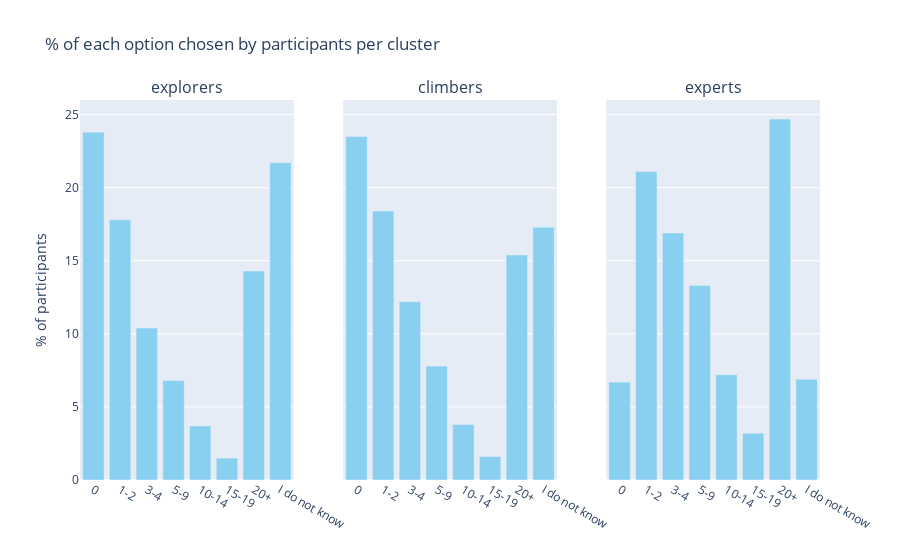

The code cell stored with this chart in its notebook:
### Markdown cell above
Small size comannies take the highest share of every cluster, whereas C2 participants are more likely to work in big companies than C0 and C1.

### Code cell
size_ds_aggr = cluster_aggr(binary_data, range(qs_num["SizeDS"][0], qs_num["SizeDS"][1]))
size_ds_aggr = percentage_row(size_ds_aggr)

cols = size_ds_aggr.columns.tolist()

cols = ['cluster',
 '0','1-2','3-4','5-9','10-14','15-19','20+','I do not know']

size_ds_aggr = size_ds_aggr[cols]

size_ds_aggr = size_ds_aggr.loc[size_ds_aggr['cluster'].isin([0,1,2])]

plot_bar_perc(size_ds_aggr, cols)

### Figure 1 — Plotly figure (JSON) as saved in the notebook; plotly's stock layout.template omitted (floating-point values rounded to 4 significant figures)
{"data": [{"marker": {"color": "#89CFF0"}, "type": "bar", "x": ["0"], "xaxis": "x", "y": [23.8], "yaxis": "y"}, {"marker": {"color": "#89CFF0"}, "type": "bar", "x": ["1-2"], "xaxis": "x", "y": [17.8], "yaxis": "y"}, {"marker": {"color": "#89CFF0"}, "type": "bar", "x": ["3-4"], "xaxis": "x", "y": [10.4], "yaxis": "y"}, {"marker": {"color": "#89CFF0"}, "type": "bar", "x": ["5-9"], "xaxis": "x", "y": [6.8], "yaxis": "y"}, {"marker": {"color": "#89CFF0"}, "type": "bar", "x": ["10-14"], "xaxis": "x", "y": [3.7], "yaxis": "y"}, {"marker": {"color": "#89CFF0"}, "type": "bar", "x": ["15-19"], "xaxis": "x", "y": [1.5], "yaxis": "y"}, {"marker": {"color": "#89CFF0"}, "type": "bar", "x": ["20+"], "xaxis": "x", "y": [14.3], "yaxis": "y"}, {"marker": {"color": "#89CFF0"}, "type": "bar", "x": ["I do not know"], "xaxis": "x", "y": [21.7], "yaxis": "y"}, {"marker": {"color": "#89CFF0"}, "type": "bar", "x": ["0"], "xaxis": "x2", "y": [23.5], "yaxis": "y2"}, {"marker": {"color": "#89CFF0"}, "type": "bar", "x": ["1-2"], "xaxis": "x2", "y": [18.4], "yaxis": "y2"}, {"marker": {"color": "#89CFF0"}, "type": "bar", "x": ["3-4"], "xaxis": "x2", "y": [12.2], "yaxis": "y2"}, {"marker": {"color": "#89CFF0"}, "type": "bar", "x": ["5-9"], "xaxis": "x2", "y": [7.8], "yaxis": "y2"}, {"marker": {"color": "#89CFF0"}, "type": "bar", "x": ["10-14"], "xaxis": "x2", "y": [3.8], "yaxis": "y2"}, {"marker": {"color": "#89CFF0"}, "type": "bar", "x": ["15-19"], "xaxis": "x2", "y": [1.6], "yaxis": "y2"}, {"marker": {"color": "#89CFF0"}, "type": "bar", "x": ["20+"], "xaxis": "x2", "y": [15.4], "yaxis": "y2"}, {"marker": {"color": "#89CFF0"}, "type": "bar", "x": ["I do not know"], "xaxis": "x2", "y": [17.3], "yaxis": "y2"}, {"marker": {"color": "#89CFF0"}, "type": "bar", "x": ["0"], "xaxis": "x3", "y": [6.7], "yaxis": "y3"}, {"marker": {"color": "#89CFF0"}, "type": "bar", "x": ["1-2"], "xaxis": "x3", "y": [21.1], "yaxis": "y3"}, {"marker": {"color": "#89CFF0"}, "type": "bar", "x": ["3-4"], "xaxis": "x3", "y": [16.9], "yaxis": "y3"}, {"marker": {"color": "#89CFF0"}, "type": "bar", "x": ["5-9"], "xaxis": "x3", "y": [13.3], "yaxis": "y3"}, {"marker": {"color": "#89CFF0"}, "type": "bar", "x": ["10-14"], "xaxis": "x3", "y": [7.2], "yaxis": "y3"}, {"marker": {"color": "#89CFF0"}, "type": "bar", "x": ["15-19"], "xaxis": "x3", "y": [3.2], "yaxis": "y3"}, {"marker": {"color": "#89CFF0"}, "type": "bar", "x": ["20+"], "xaxis": "x3", "y": [24.7], "yaxis": "y3"}, {"marker": {"color": "#89CFF0"}, "type": "bar", "x": ["I do not know"], "xaxis": "x3", "y": [6.9], "yaxis": "y3"}], "layout": {"annotations": [{"font": {"size": 16}, "showarrow": false, "text": "explorers", "x": 0.1444, "xanchor": "center", "xref": "paper", "y": 1, "yanchor": "bottom", "yref": "paper"}, {"font": {"size": 16}, "showarrow": false, "text": "climbers", "x": 0.5, "xanchor": "center", "xref": "paper", "y": 1, "yanchor": "bottom", "yref": "paper"}, {"font": {"size": 16}, "showarrow": false, "text": "experts", "x": 0.8556, "xanchor": "center", "xref": "paper", "y": 1, "yanchor": "bottom", "yref": "paper"}], "showlegend": false, "title": {"text": "% of each option chosen by participants per cluster"}, "xaxis": {"anchor": "y", "domain": [0, 0.2889]}, "xaxis2": {"anchor": "y2", "domain": [0.3556, 0.6444]}, "xaxis3": {"anchor": "y3", "domain": [0.7111, 1]}, "yaxis": {"anchor": "x", "domain": [0, 1], "title": {"text": "% of participants"}}, "yaxis2": {"anchor": "x2", "domain": [0, 1], "matches": "y", "showticklabels": false}, "yaxis3": {"anchor": "x3", "domain": [0, 1], "matches": "y", "showticklabels": false}}}
